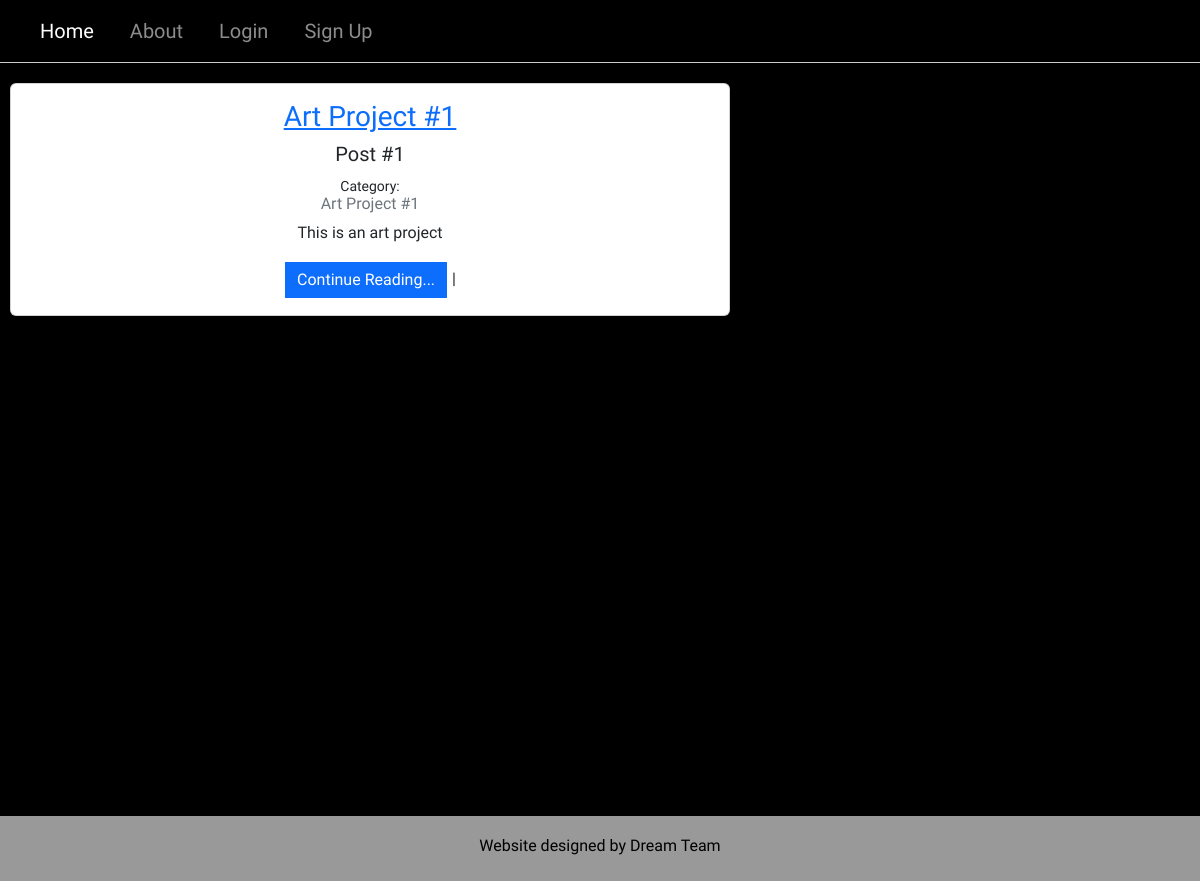
The app's page /posts/1/ with its own data.
### posts/models.py (models this page shows, shortened)
class Content(models.Model):
    title = models.CharField(max_length=128)
    text = models.TextField()
    content = models.CharField(max_length=5000, null=True)

### posts/views.py (the view)
# urls.py: path('<int:pk>/', PostDetailView.as_view(), name='blog_detail'),
class PostDetailView(DetailView):
    template_name = "photography/detail.html"
    model = Content
    def get_context_data(self, **kwargs):
        context = super().get_context_data(**kwargs)
        context['image_img'] = Image.objects.all()
        return context

### templates/photography/detail.html (shortened to what this page needs)
{% extends 'base.html' %}
{% load static %}
{% block content %}
<div class="card" style="padding: 10; margin: 10px; width: 60%;">
    <div class="card-body">
        <h3>
            <a href="{% url 'content_detail' content.id %}">{{ content.title }}</a>
        </h3>
        <h5 class="card-title">Post #{{ content.id }}</h5>
        <small>Category: {{ content.theme }}</small>
        <h6 class="card-subtitle mb-2 text-muted">{{ content.title }}</h6>
        <p class="card-text">{{ content.text|truncatechars:512 }}</p>
        <a href="{% url 'content_detail' content.id %}" class="btn btn-primary">Continue Reading...</a> |
    </div>
</div>
{% endblock content %}

### static/CSS/main.css (style rules this page uses)
body { text-align: center; margin: 0; min-height: 500px; font-family: 'Special Elite', cursive; background: black url(https://images.pexels.com/photos/7538746/pexels-photo-7538746.jpeg?auto=compress&cs=tinysrgb&w=1260&h=750&dpr=1) repeat local 0 0; }

### static/CSS/homepage.css (style rules this page uses)
.btn { border-radius: 0; border: 1px solid white; color: white; }

### static/CSS/photography.css (style rules this page uses)
.card { box-sizing: border-box; margin: 1rem .25em; flex: 0 1 calc(25% - 1em); }

### records on screen
Content: title "Art Project #1", id "1", text "This is an art project"
